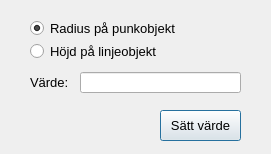
<?xml version="1.0" encoding="UTF-8"?>
<ui version="4.0">
 <class>Dialog</class>
 <widget class="QDialog" name="Dialog">
  <property name="geometry">
   <rect>
    <x>0</x>
    <y>0</y>
    <width>271</width>
    <height>154</height>
   </rect>
  </property>
  <property name="font">
   <font>
    <family>Tahoma</family>
    <pointsize>10</pointsize>
   </font>
  </property>
  <property name="windowTitle">
   <string>Sätt objekts höjd/radius</string>
  </property>
  <widget class="QRadioButton" name="radiusButton">
   <property name="geometry">
    <rect>
     <x>30</x>
     <y>20</y>
     <width>151</width>
     <height>17</height>
    </rect>
   </property>
   <property name="text">
    <string>Radius på punkobjekt</string>
   </property>
   <property name="checked">
    <bool>true</bool>
   </property>
  </widget>
  <widget class="QRadioButton" name="heightButton">
   <property name="geometry">
    <rect>
     <x>30</x>
     <y>43</y>
     <width>131</width>
     <height>17</height>
    </rect>
   </property>
   <property name="text">
    <string>Höjd på linjeobjekt</string>
   </property>
  </widget>
  <widget class="QLineEdit" name="valueLine">
   <property name="geometry">
    <rect>
     <x>80</x>
     <y>72</y>
     <width>161</width>
     <height>21</height>
    </rect>
   </property>
  </widget>
  <widget class="QLabel" name="label">
   <property name="geometry">
    <rect>
     <x>30</x>
     <y>72</y>
     <width>71</width>
     <height>20</height>
    </rect>
   </property>
   <property name="text">
    <string>Värde:</string>
   </property>
  </widget>
  <widget class="QPushButton" name="saveButton">
   <property name="geometry">
    <rect>
     <x>160</x>
     <y>110</y>
     <width>81</width>
     <height>31</height>
    </rect>
   </property>
   <property name="text">
    <string>Sätt värde</string>
   </property>
  </widget>
 </widget>
 <resources/>
 <connections/>
</ui>
